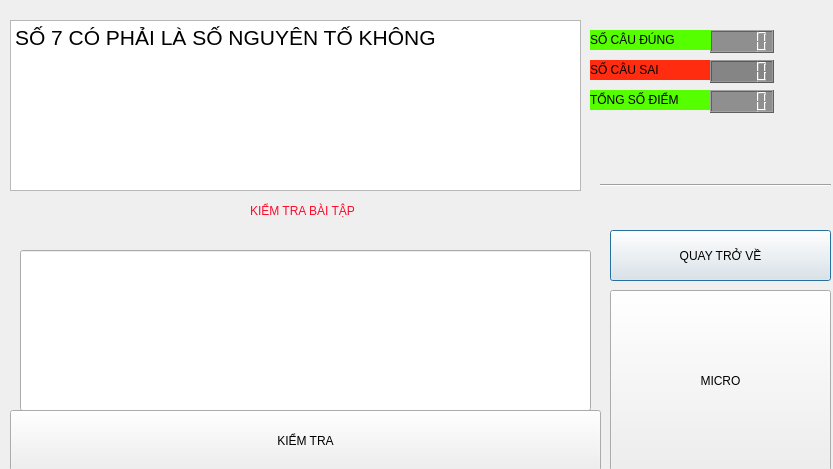
<?xml version="1.0" encoding="UTF-8"?>
<ui version="4.0">
 <class>Dialog</class>
 <widget class="QDialog" name="Dialog">
  <property name="geometry">
   <rect>
    <x>0</x>
    <y>0</y>
    <width>833</width>
    <height>469</height>
   </rect>
  </property>
  <property name="windowTitle">
   <string>Dialog</string>
  </property>
  <widget class="QTextBrowser" name="cauhoi">
   <property name="geometry">
    <rect>
     <x>10</x>
     <y>20</y>
     <width>571</width>
     <height>171</height>
    </rect>
   </property>
   <property name="styleSheet">
    <string notr="true">font: 18pt &quot;MS Shell Dlg 2&quot;;
font: 8pt &quot;MS Shell Dlg 2&quot;;
font: 16pt &quot;MS Shell Dlg 2&quot;;</string>
   </property>
   <property name="html">
    <string>&lt;!DOCTYPE HTML PUBLIC &quot;-//W3C//DTD HTML 4.0//EN&quot; &quot;http://www.w3.org/TR/REC-html40/strict.dtd&quot;&gt;
&lt;html&gt;&lt;head&gt;&lt;meta name=&quot;qrichtext&quot; content=&quot;1&quot; /&gt;&lt;style type=&quot;text/css&quot;&gt;
p, li { white-space: pre-wrap; }
&lt;/style&gt;&lt;/head&gt;&lt;body style=&quot; font-family:'MS Shell Dlg 2'; font-size:16pt; font-weight:400; font-style:normal;&quot;&gt;
&lt;p style=&quot; margin-top:0px; margin-bottom:0px; margin-left:0px; margin-right:0px; -qt-block-indent:0; text-indent:0px;&quot;&gt;SỐ 7 CÓ PHẢI LÀ SỐ NGUYÊN TỐ KHÔNG&lt;/p&gt;
&lt;p style=&quot;-qt-paragraph-type:empty; margin-top:0px; margin-bottom:0px; margin-left:0px; margin-right:0px; -qt-block-indent:0; text-indent:0px;&quot;&gt;&lt;br /&gt;&lt;/p&gt;&lt;/body&gt;&lt;/html&gt;</string>
   </property>
  </widget>
  <widget class="QLCDNumber" name="socaudung">
   <property name="geometry">
    <rect>
     <x>710</x>
     <y>30</y>
     <width>64</width>
     <height>23</height>
    </rect>
   </property>
   <property name="styleSheet">
    <string notr="true">background-color: rgb(143, 143, 143);</string>
   </property>
  </widget>
  <widget class="QLabel" name="label_3">
   <property name="geometry">
    <rect>
     <x>590</x>
     <y>60</y>
     <width>121</width>
     <height>20</height>
    </rect>
   </property>
   <property name="styleSheet">
    <string notr="true">background-color: rgb(255, 44, 16);
font: 25 8pt &quot;Microsoft JhengHei UI Light&quot;;</string>
   </property>
   <property name="text">
    <string>SỐ CÂU SAI</string>
   </property>
  </widget>
  <widget class="QLCDNumber" name="socausai">
   <property name="geometry">
    <rect>
     <x>710</x>
     <y>60</y>
     <width>64</width>
     <height>23</height>
    </rect>
   </property>
   <property name="styleSheet">
    <string notr="true">background-color: rgb(133, 133, 133);</string>
   </property>
  </widget>
  <widget class="QLabel" name="label_4">
   <property name="geometry">
    <rect>
     <x>590</x>
     <y>30</y>
     <width>121</width>
     <height>20</height>
    </rect>
   </property>
   <property name="styleSheet">
    <string notr="true">background-color: rgb(85, 255, 0);
font: 25 8pt &quot;Microsoft JhengHei UI Light&quot;;</string>
   </property>
   <property name="text">
    <string>SỐ CÂU ĐÚNG</string>
   </property>
  </widget>
  <widget class="QPushButton" name="quaytrove">
   <property name="geometry">
    <rect>
     <x>610</x>
     <y>230</y>
     <width>221</width>
     <height>51</height>
    </rect>
   </property>
   <property name="text">
    <string>QUAY TRỞ VỀ</string>
   </property>
  </widget>
  <widget class="QLineEdit" name="nhapketqua">
   <property name="geometry">
    <rect>
     <x>20</x>
     <y>250</y>
     <width>571</width>
     <height>161</height>
    </rect>
   </property>
   <property name="styleSheet">
    <string notr="true">
font: 26pt &quot;MS Shell Dlg 2&quot;;
color: rgb(123, 123, 123);</string>
   </property>
  </widget>
  <widget class="QPushButton" name="checkbutton">
   <property name="geometry">
    <rect>
     <x>10</x>
     <y>410</y>
     <width>591</width>
     <height>61</height>
    </rect>
   </property>
   <property name="text">
    <string>KIỂM TRA</string>
   </property>
  </widget>
  <widget class="QLabel" name="label_5">
   <property name="geometry">
    <rect>
     <x>590</x>
     <y>90</y>
     <width>121</width>
     <height>20</height>
    </rect>
   </property>
   <property name="styleSheet">
    <string notr="true">background-color: rgb(85, 255, 0);
font: 25 8pt &quot;Microsoft JhengHei UI Light&quot;;</string>
   </property>
   <property name="text">
    <string>TỔNG SỐ ĐIỂM</string>
   </property>
  </widget>
  <widget class="QLCDNumber" name="tongsodiem">
   <property name="geometry">
    <rect>
     <x>710</x>
     <y>90</y>
     <width>64</width>
     <height>23</height>
    </rect>
   </property>
   <property name="styleSheet">
    <string notr="true">background-color: rgb(143, 143, 143);</string>
   </property>
  </widget>
  <widget class="QLabel" name="label">
   <property name="geometry">
    <rect>
     <x>250</x>
     <y>170</y>
     <width>571</width>
     <height>81</height>
    </rect>
   </property>
   <property name="styleSheet">
    <string notr="true">color: rgb(255, 11, 43);
font: 75 8pt &quot;MS Shell Dlg 2&quot;;</string>
   </property>
   <property name="text">
    <string>KIỂM TRA BÀI TẬP</string>
   </property>
  </widget>
  <widget class="Line" name="line">
   <property name="geometry">
    <rect>
     <x>600</x>
     <y>110</y>
     <width>231</width>
     <height>151</height>
    </rect>
   </property>
   <property name="styleSheet">
    <string notr="true">font: 75 8pt &quot;MS Shell Dlg 2&quot;;</string>
   </property>
   <property name="orientation">
    <enum>Qt::Horizontal</enum>
   </property>
  </widget>
  <widget class="QPushButton" name="pushButton">
   <property name="geometry">
    <rect>
     <x>610</x>
     <y>290</y>
     <width>221</width>
     <height>181</height>
    </rect>
   </property>
   <property name="text">
    <string>MICRO</string>
   </property>
  </widget>
 </widget>
 <resources/>
 <connections/>
</ui>
